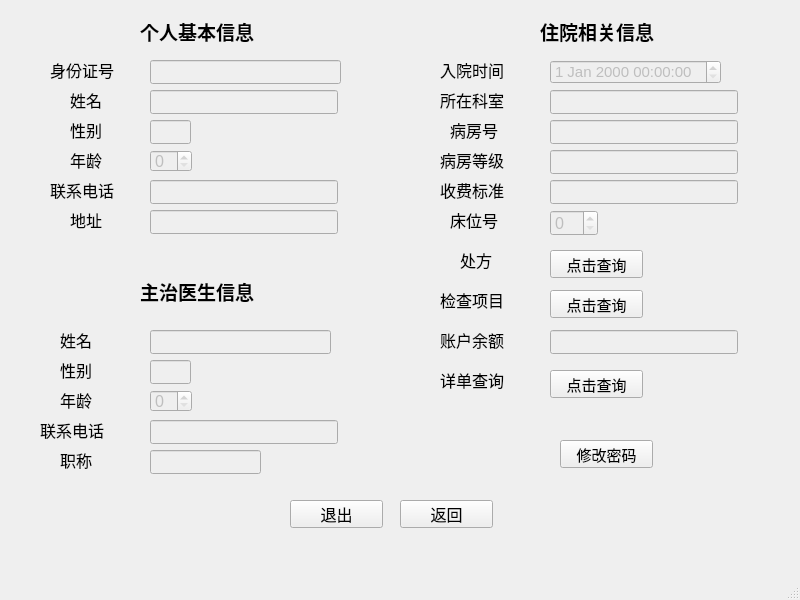
<?xml version="1.0" encoding="UTF-8"?>
<ui version="4.0">
 <class>patientwindow</class>
 <widget class="QMainWindow" name="patientwindow">
  <property name="geometry">
   <rect>
    <x>0</x>
    <y>0</y>
    <width>800</width>
    <height>600</height>
   </rect>
  </property>
  <property name="windowTitle">
   <string>User</string>
  </property>
  <property name="windowIcon">
   <iconset resource="image.qrc">
    <normaloff>:/new/prefix1/icon.png</normaloff>:/new/prefix1/icon.png</iconset>
  </property>
  <widget class="QWidget" name="centralwidget">
   <property name="styleSheet">
    <string notr="true">#centralwidget{
border-image:url(:/new/prefix1/patient.jpg);
}</string>
   </property>
   <widget class="QLabel" name="label">
    <property name="geometry">
     <rect>
      <x>540</x>
      <y>20</y>
      <width>144</width>
      <height>23</height>
     </rect>
    </property>
    <property name="font">
     <font>
      <pointsize>14</pointsize>
      <weight>75</weight>
      <bold>true</bold>
     </font>
    </property>
    <property name="text">
     <string>住院相关信息</string>
    </property>
   </widget>
   <widget class="QLabel" name="label_2">
    <property name="geometry">
     <rect>
      <x>50</x>
      <y>60</y>
      <width>80</width>
      <height>20</height>
     </rect>
    </property>
    <property name="font">
     <font>
      <pointsize>12</pointsize>
     </font>
    </property>
    <property name="text">
     <string>身份证号</string>
    </property>
   </widget>
   <widget class="QLabel" name="label_3">
    <property name="geometry">
     <rect>
      <x>70</x>
      <y>90</y>
      <width>40</width>
      <height>20</height>
     </rect>
    </property>
    <property name="font">
     <font>
      <pointsize>12</pointsize>
     </font>
    </property>
    <property name="text">
     <string>姓名</string>
    </property>
   </widget>
   <widget class="QLabel" name="label_4">
    <property name="geometry">
     <rect>
      <x>70</x>
      <y>120</y>
      <width>40</width>
      <height>20</height>
     </rect>
    </property>
    <property name="font">
     <font>
      <pointsize>12</pointsize>
     </font>
    </property>
    <property name="text">
     <string>性别</string>
    </property>
   </widget>
   <widget class="QLabel" name="label_5">
    <property name="geometry">
     <rect>
      <x>70</x>
      <y>150</y>
      <width>40</width>
      <height>20</height>
     </rect>
    </property>
    <property name="font">
     <font>
      <pointsize>12</pointsize>
     </font>
    </property>
    <property name="text">
     <string>年龄</string>
    </property>
   </widget>
   <widget class="QLabel" name="label_6">
    <property name="geometry">
     <rect>
      <x>50</x>
      <y>180</y>
      <width>80</width>
      <height>20</height>
     </rect>
    </property>
    <property name="font">
     <font>
      <pointsize>12</pointsize>
     </font>
    </property>
    <property name="text">
     <string>联系电话</string>
    </property>
   </widget>
   <widget class="QLabel" name="label_7">
    <property name="geometry">
     <rect>
      <x>70</x>
      <y>210</y>
      <width>40</width>
      <height>20</height>
     </rect>
    </property>
    <property name="font">
     <font>
      <pointsize>12</pointsize>
     </font>
    </property>
    <property name="text">
     <string>地址</string>
    </property>
   </widget>
   <widget class="QLabel" name="label_8">
    <property name="geometry">
     <rect>
      <x>440</x>
      <y>60</y>
      <width>80</width>
      <height>20</height>
     </rect>
    </property>
    <property name="font">
     <font>
      <pointsize>12</pointsize>
     </font>
    </property>
    <property name="text">
     <string>入院时间</string>
    </property>
   </widget>
   <widget class="QLabel" name="label_9">
    <property name="geometry">
     <rect>
      <x>450</x>
      <y>120</y>
      <width>60</width>
      <height>20</height>
     </rect>
    </property>
    <property name="font">
     <font>
      <pointsize>12</pointsize>
     </font>
    </property>
    <property name="text">
     <string>病房号</string>
    </property>
   </widget>
   <widget class="QLabel" name="label_10">
    <property name="geometry">
     <rect>
      <x>450</x>
      <y>210</y>
      <width>60</width>
      <height>20</height>
     </rect>
    </property>
    <property name="font">
     <font>
      <pointsize>12</pointsize>
     </font>
    </property>
    <property name="text">
     <string>床位号</string>
    </property>
   </widget>
   <widget class="QLabel" name="label_11">
    <property name="geometry">
     <rect>
      <x>440</x>
      <y>330</y>
      <width>80</width>
      <height>20</height>
     </rect>
    </property>
    <property name="font">
     <font>
      <pointsize>12</pointsize>
     </font>
    </property>
    <property name="text">
     <string>账户余额</string>
    </property>
   </widget>
   <widget class="QLabel" name="label_12">
    <property name="geometry">
     <rect>
      <x>140</x>
      <y>280</y>
      <width>144</width>
      <height>23</height>
     </rect>
    </property>
    <property name="font">
     <font>
      <pointsize>14</pointsize>
      <weight>75</weight>
      <bold>true</bold>
     </font>
    </property>
    <property name="text">
     <string>主治医生信息</string>
    </property>
   </widget>
   <widget class="QLabel" name="label_13">
    <property name="geometry">
     <rect>
      <x>440</x>
      <y>90</y>
      <width>80</width>
      <height>20</height>
     </rect>
    </property>
    <property name="font">
     <font>
      <pointsize>12</pointsize>
     </font>
    </property>
    <property name="text">
     <string>所在科室</string>
    </property>
   </widget>
   <widget class="QLabel" name="label_14">
    <property name="geometry">
     <rect>
      <x>60</x>
      <y>330</y>
      <width>40</width>
      <height>20</height>
     </rect>
    </property>
    <property name="font">
     <font>
      <pointsize>12</pointsize>
     </font>
    </property>
    <property name="text">
     <string>姓名</string>
    </property>
   </widget>
   <widget class="QLabel" name="label_15">
    <property name="geometry">
     <rect>
      <x>60</x>
      <y>360</y>
      <width>40</width>
      <height>20</height>
     </rect>
    </property>
    <property name="font">
     <font>
      <pointsize>12</pointsize>
     </font>
    </property>
    <property name="text">
     <string>性别</string>
    </property>
   </widget>
   <widget class="QLabel" name="label_16">
    <property name="geometry">
     <rect>
      <x>60</x>
      <y>390</y>
      <width>40</width>
      <height>20</height>
     </rect>
    </property>
    <property name="font">
     <font>
      <pointsize>12</pointsize>
     </font>
    </property>
    <property name="text">
     <string>年龄</string>
    </property>
   </widget>
   <widget class="QLabel" name="label_17">
    <property name="geometry">
     <rect>
      <x>40</x>
      <y>420</y>
      <width>80</width>
      <height>20</height>
     </rect>
    </property>
    <property name="font">
     <font>
      <pointsize>12</pointsize>
     </font>
    </property>
    <property name="text">
     <string>联系电话</string>
    </property>
   </widget>
   <widget class="QLabel" name="label_18">
    <property name="geometry">
     <rect>
      <x>60</x>
      <y>450</y>
      <width>40</width>
      <height>20</height>
     </rect>
    </property>
    <property name="font">
     <font>
      <pointsize>12</pointsize>
     </font>
    </property>
    <property name="text">
     <string>职称</string>
    </property>
   </widget>
   <widget class="QLabel" name="label_19">
    <property name="geometry">
     <rect>
      <x>440</x>
      <y>150</y>
      <width>80</width>
      <height>20</height>
     </rect>
    </property>
    <property name="font">
     <font>
      <pointsize>12</pointsize>
     </font>
    </property>
    <property name="text">
     <string>病房等级</string>
    </property>
   </widget>
   <widget class="QLabel" name="label_20">
    <property name="geometry">
     <rect>
      <x>440</x>
      <y>180</y>
      <width>80</width>
      <height>20</height>
     </rect>
    </property>
    <property name="font">
     <font>
      <pointsize>12</pointsize>
     </font>
    </property>
    <property name="text">
     <string>收费标准</string>
    </property>
   </widget>
   <widget class="QLabel" name="label_21">
    <property name="geometry">
     <rect>
      <x>460</x>
      <y>250</y>
      <width>40</width>
      <height>20</height>
     </rect>
    </property>
    <property name="font">
     <font>
      <pointsize>12</pointsize>
     </font>
    </property>
    <property name="text">
     <string>处方</string>
    </property>
   </widget>
   <widget class="QLabel" name="label_22">
    <property name="geometry">
     <rect>
      <x>440</x>
      <y>290</y>
      <width>80</width>
      <height>20</height>
     </rect>
    </property>
    <property name="font">
     <font>
      <pointsize>12</pointsize>
     </font>
    </property>
    <property name="text">
     <string>检查项目</string>
    </property>
   </widget>
   <widget class="QLabel" name="label_23">
    <property name="geometry">
     <rect>
      <x>140</x>
      <y>20</y>
      <width>144</width>
      <height>23</height>
     </rect>
    </property>
    <property name="font">
     <font>
      <pointsize>14</pointsize>
      <weight>75</weight>
      <bold>true</bold>
     </font>
    </property>
    <property name="text">
     <string>个人基本信息</string>
    </property>
   </widget>
   <widget class="QLabel" name="label_24">
    <property name="geometry">
     <rect>
      <x>440</x>
      <y>370</y>
      <width>80</width>
      <height>20</height>
     </rect>
    </property>
    <property name="font">
     <font>
      <pointsize>12</pointsize>
     </font>
    </property>
    <property name="text">
     <string>详单查询</string>
    </property>
   </widget>
   <widget class="QLineEdit" name="LINE_PATIENT_ID">
    <property name="enabled">
     <bool>false</bool>
    </property>
    <property name="geometry">
     <rect>
      <x>150</x>
      <y>60</y>
      <width>191</width>
      <height>24</height>
     </rect>
    </property>
    <property name="font">
     <font>
      <pointsize>11</pointsize>
     </font>
    </property>
   </widget>
   <widget class="QLineEdit" name="LINE_PATIENT_NAME">
    <property name="enabled">
     <bool>false</bool>
    </property>
    <property name="geometry">
     <rect>
      <x>150</x>
      <y>90</y>
      <width>188</width>
      <height>24</height>
     </rect>
    </property>
    <property name="font">
     <font>
      <pointsize>11</pointsize>
     </font>
    </property>
   </widget>
   <widget class="QLineEdit" name="LINE_PATIENT_SEX">
    <property name="enabled">
     <bool>false</bool>
    </property>
    <property name="geometry">
     <rect>
      <x>150</x>
      <y>120</y>
      <width>41</width>
      <height>24</height>
     </rect>
    </property>
    <property name="font">
     <font>
      <pointsize>11</pointsize>
     </font>
    </property>
   </widget>
   <widget class="QLineEdit" name="LINE_PATIENT_PHONE">
    <property name="enabled">
     <bool>false</bool>
    </property>
    <property name="geometry">
     <rect>
      <x>150</x>
      <y>180</y>
      <width>188</width>
      <height>24</height>
     </rect>
    </property>
    <property name="font">
     <font>
      <pointsize>11</pointsize>
     </font>
    </property>
   </widget>
   <widget class="QLineEdit" name="LINE_PATIENT_ADDRESS">
    <property name="enabled">
     <bool>false</bool>
    </property>
    <property name="geometry">
     <rect>
      <x>150</x>
      <y>210</y>
      <width>188</width>
      <height>24</height>
     </rect>
    </property>
    <property name="font">
     <font>
      <pointsize>11</pointsize>
     </font>
    </property>
   </widget>
   <widget class="QLineEdit" name="LINE_DOCTOR_NAME">
    <property name="enabled">
     <bool>false</bool>
    </property>
    <property name="geometry">
     <rect>
      <x>150</x>
      <y>330</y>
      <width>181</width>
      <height>24</height>
     </rect>
    </property>
    <property name="font">
     <font>
      <pointsize>11</pointsize>
     </font>
    </property>
   </widget>
   <widget class="QLineEdit" name="LINE_DOCTOR_SEX">
    <property name="enabled">
     <bool>false</bool>
    </property>
    <property name="geometry">
     <rect>
      <x>150</x>
      <y>360</y>
      <width>41</width>
      <height>24</height>
     </rect>
    </property>
    <property name="font">
     <font>
      <pointsize>11</pointsize>
     </font>
    </property>
   </widget>
   <widget class="QLineEdit" name="LINE_DOCTOR_PHONE">
    <property name="enabled">
     <bool>false</bool>
    </property>
    <property name="geometry">
     <rect>
      <x>150</x>
      <y>420</y>
      <width>188</width>
      <height>24</height>
     </rect>
    </property>
    <property name="font">
     <font>
      <pointsize>11</pointsize>
     </font>
    </property>
   </widget>
   <widget class="QLineEdit" name="LINE_DOCTOR_PROFESSIONAL">
    <property name="enabled">
     <bool>false</bool>
    </property>
    <property name="geometry">
     <rect>
      <x>150</x>
      <y>450</y>
      <width>111</width>
      <height>24</height>
     </rect>
    </property>
    <property name="font">
     <font>
      <pointsize>11</pointsize>
     </font>
    </property>
   </widget>
   <widget class="QLineEdit" name="LINE_DEPARTMENT">
    <property name="enabled">
     <bool>false</bool>
    </property>
    <property name="geometry">
     <rect>
      <x>550</x>
      <y>90</y>
      <width>188</width>
      <height>24</height>
     </rect>
    </property>
    <property name="font">
     <font>
      <pointsize>11</pointsize>
     </font>
    </property>
   </widget>
   <widget class="QLineEdit" name="LINE_SICKROOM_ID">
    <property name="enabled">
     <bool>false</bool>
    </property>
    <property name="geometry">
     <rect>
      <x>550</x>
      <y>120</y>
      <width>188</width>
      <height>24</height>
     </rect>
    </property>
    <property name="font">
     <font>
      <pointsize>11</pointsize>
     </font>
    </property>
   </widget>
   <widget class="QLineEdit" name="LINE_SICKROOM_RANK">
    <property name="enabled">
     <bool>false</bool>
    </property>
    <property name="geometry">
     <rect>
      <x>550</x>
      <y>150</y>
      <width>188</width>
      <height>24</height>
     </rect>
    </property>
    <property name="font">
     <font>
      <pointsize>11</pointsize>
     </font>
    </property>
   </widget>
   <widget class="QLineEdit" name="LINE_SICKROOM_COST_PER_DAY">
    <property name="enabled">
     <bool>false</bool>
    </property>
    <property name="geometry">
     <rect>
      <x>550</x>
      <y>180</y>
      <width>188</width>
      <height>24</height>
     </rect>
    </property>
    <property name="font">
     <font>
      <pointsize>11</pointsize>
     </font>
    </property>
   </widget>
   <widget class="QLineEdit" name="LINE_ACCOUNT">
    <property name="enabled">
     <bool>false</bool>
    </property>
    <property name="geometry">
     <rect>
      <x>550</x>
      <y>330</y>
      <width>188</width>
      <height>24</height>
     </rect>
    </property>
    <property name="font">
     <font>
      <pointsize>11</pointsize>
     </font>
    </property>
   </widget>
   <widget class="QPushButton" name="pushButton">
    <property name="geometry">
     <rect>
      <x>290</x>
      <y>500</y>
      <width>93</width>
      <height>28</height>
     </rect>
    </property>
    <property name="font">
     <font>
      <pointsize>12</pointsize>
     </font>
    </property>
    <property name="text">
     <string>退出</string>
    </property>
   </widget>
   <widget class="QPushButton" name="select_list">
    <property name="geometry">
     <rect>
      <x>550</x>
      <y>370</y>
      <width>93</width>
      <height>28</height>
     </rect>
    </property>
    <property name="font">
     <font>
      <pointsize>11</pointsize>
     </font>
    </property>
    <property name="text">
     <string>点击查询</string>
    </property>
   </widget>
   <widget class="QDateTimeEdit" name="START_TIME">
    <property name="enabled">
     <bool>false</bool>
    </property>
    <property name="geometry">
     <rect>
      <x>550</x>
      <y>60</y>
      <width>171</width>
      <height>24</height>
     </rect>
    </property>
    <property name="font">
     <font>
      <pointsize>11</pointsize>
     </font>
    </property>
   </widget>
   <widget class="QPushButton" name="select_prescription">
    <property name="geometry">
     <rect>
      <x>550</x>
      <y>250</y>
      <width>93</width>
      <height>28</height>
     </rect>
    </property>
    <property name="font">
     <font>
      <pointsize>11</pointsize>
     </font>
    </property>
    <property name="text">
     <string>点击查询</string>
    </property>
   </widget>
   <widget class="QPushButton" name="select_inspection">
    <property name="geometry">
     <rect>
      <x>550</x>
      <y>290</y>
      <width>93</width>
      <height>28</height>
     </rect>
    </property>
    <property name="font">
     <font>
      <pointsize>11</pointsize>
     </font>
    </property>
    <property name="text">
     <string>点击查询</string>
    </property>
   </widget>
   <widget class="QSpinBox" name="SPINBOX_PATIENT_AGE">
    <property name="enabled">
     <bool>false</bool>
    </property>
    <property name="geometry">
     <rect>
      <x>150</x>
      <y>150</y>
      <width>42</width>
      <height>22</height>
     </rect>
    </property>
    <property name="font">
     <font>
      <pointsize>12</pointsize>
     </font>
    </property>
   </widget>
   <widget class="QSpinBox" name="SPINBOX_DOCTOR_AGE">
    <property name="enabled">
     <bool>false</bool>
    </property>
    <property name="geometry">
     <rect>
      <x>150</x>
      <y>390</y>
      <width>42</width>
      <height>22</height>
     </rect>
    </property>
    <property name="font">
     <font>
      <pointsize>12</pointsize>
     </font>
    </property>
   </widget>
   <widget class="QSpinBox" name="SPINBOX_PATIENT_BED">
    <property name="enabled">
     <bool>false</bool>
    </property>
    <property name="geometry">
     <rect>
      <x>550</x>
      <y>210</y>
      <width>48</width>
      <height>26</height>
     </rect>
    </property>
    <property name="font">
     <font>
      <pointsize>12</pointsize>
     </font>
    </property>
   </widget>
   <widget class="QPushButton" name="change_password">
    <property name="geometry">
     <rect>
      <x>560</x>
      <y>440</y>
      <width>93</width>
      <height>28</height>
     </rect>
    </property>
    <property name="font">
     <font>
      <pointsize>11</pointsize>
     </font>
    </property>
    <property name="text">
     <string>修改密码</string>
    </property>
   </widget>
   <widget class="QPushButton" name="pushButton_2">
    <property name="geometry">
     <rect>
      <x>400</x>
      <y>500</y>
      <width>93</width>
      <height>28</height>
     </rect>
    </property>
    <property name="font">
     <font>
      <pointsize>12</pointsize>
     </font>
    </property>
    <property name="text">
     <string>返回</string>
    </property>
   </widget>
  </widget>
  <widget class="QMenuBar" name="menubar">
   <property name="geometry">
    <rect>
     <x>0</x>
     <y>0</y>
     <width>800</width>
     <height>26</height>
    </rect>
   </property>
  </widget>
  <widget class="QStatusBar" name="statusbar"/>
 </widget>
 <resources>
  <include location="image.qrc"/>
 </resources>
 <connections/>
</ui>
